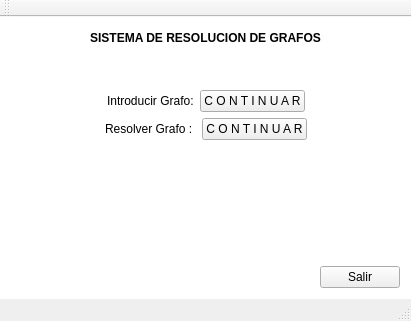
<?xml version="1.0" encoding="UTF-8"?>
<ui version="4.0">
 <class>Graph</class>
 <widget class="QMainWindow" name="Graph">
  <property name="geometry">
   <rect>
    <x>0</x>
    <y>0</y>
    <width>411</width>
    <height>321</height>
   </rect>
  </property>
  <property name="windowTitle">
   <string>Graph</string>
  </property>
  <widget class="QWidget" name="centralWidget">
   <property name="styleSheet">
    <string notr="true">#centralWidget{
		background: white;
		border-image: url(:/BUAP.png);
}
#verticalLayout_2{
		background: rgba(0,0,0,.5);
}
/*				FONDO_PRINCIPAL.jpg             */</string>
   </property>
   <layout class="QVBoxLayout" name="verticalLayout">
    <item>
     <layout class="QHBoxLayout" name="horizontalLayout_2">
      <item>
       <spacer name="horizontalSpacer_2">
        <property name="orientation">
         <enum>Qt::Horizontal</enum>
        </property>
        <property name="sizeHint" stdset="0">
         <size>
          <width>40</width>
          <height>20</height>
         </size>
        </property>
       </spacer>
      </item>
      <item>
       <widget class="QLabel" name="Tittle">
        <property name="styleSheet">
         <string notr="true">background: white;
font: 75 italic 15pt &quot;Rockwell&quot;;</string>
        </property>
        <property name="text">
         <string>&lt;html&gt;&lt;head/&gt;&lt;body&gt;&lt;p align=&quot;center&quot;&gt;&lt;span style=&quot; font-weight:600;&quot;&gt;SISTEMA DE RESOLUCION DE GRAFOS&lt;/span&gt;&lt;/p&gt;&lt;/body&gt;&lt;/html&gt;</string>
        </property>
       </widget>
      </item>
      <item>
       <spacer name="horizontalSpacer_4">
        <property name="orientation">
         <enum>Qt::Horizontal</enum>
        </property>
        <property name="sizeHint" stdset="0">
         <size>
          <width>40</width>
          <height>20</height>
         </size>
        </property>
       </spacer>
      </item>
     </layout>
    </item>
    <item>
     <spacer name="verticalSpacer_2">
      <property name="orientation">
       <enum>Qt::Vertical</enum>
      </property>
      <property name="sizeHint" stdset="0">
       <size>
        <width>10</width>
        <height>20</height>
       </size>
      </property>
     </spacer>
    </item>
    <item>
     <layout class="QVBoxLayout" name="verticalLayout_2">
      <item>
       <layout class="QHBoxLayout" name="INTRO">
        <item>
         <spacer name="horizontalSpacer_5">
          <property name="orientation">
           <enum>Qt::Horizontal</enum>
          </property>
          <property name="sizeHint" stdset="0">
           <size>
            <width>40</width>
            <height>20</height>
           </size>
          </property>
         </spacer>
        </item>
        <item>
         <widget class="QLabel" name="Introducir">
          <property name="styleSheet">
           <string notr="true">background:  white;
font: 75 10pt &quot;Times New Roman&quot;</string>
          </property>
          <property name="text">
           <string>Introducir Grafo:</string>
          </property>
         </widget>
        </item>
        <item>
         <widget class="QPushButton" name="introducir">
          <property name="text">
           <string>C O N T I N U A R</string>
          </property>
         </widget>
        </item>
        <item>
         <spacer name="horizontalSpacer_3">
          <property name="orientation">
           <enum>Qt::Horizontal</enum>
          </property>
          <property name="sizeHint" stdset="0">
           <size>
            <width>40</width>
            <height>20</height>
           </size>
          </property>
         </spacer>
        </item>
       </layout>
      </item>
      <item>
       <layout class="QHBoxLayout" name="Resolver">
        <item>
         <spacer name="horizontalSpacer_6">
          <property name="orientation">
           <enum>Qt::Horizontal</enum>
          </property>
          <property name="sizeHint" stdset="0">
           <size>
            <width>40</width>
            <height>20</height>
           </size>
          </property>
         </spacer>
        </item>
        <item>
         <widget class="QLabel" name="Resolver_3">
          <property name="styleSheet">
           <string notr="true">background: white;
font: 75 10pt &quot;Times New Roman&quot;</string>
          </property>
          <property name="text">
           <string>Resolver Grafo : </string>
          </property>
         </widget>
        </item>
        <item>
         <widget class="QPushButton" name="Resolver_2">
          <property name="text">
           <string>C O N T I N U A R</string>
          </property>
         </widget>
        </item>
        <item>
         <spacer name="horizontalSpacer">
          <property name="orientation">
           <enum>Qt::Horizontal</enum>
          </property>
          <property name="sizeHint" stdset="0">
           <size>
            <width>40</width>
            <height>20</height>
           </size>
          </property>
         </spacer>
        </item>
       </layout>
      </item>
     </layout>
    </item>
    <item>
     <spacer name="verticalSpacer_3">
      <property name="orientation">
       <enum>Qt::Vertical</enum>
      </property>
      <property name="sizeHint" stdset="0">
       <size>
        <width>20</width>
        <height>40</height>
       </size>
      </property>
     </spacer>
    </item>
    <item>
     <spacer name="verticalSpacer_4">
      <property name="orientation">
       <enum>Qt::Vertical</enum>
      </property>
      <property name="sizeHint" stdset="0">
       <size>
        <width>20</width>
        <height>40</height>
       </size>
      </property>
     </spacer>
    </item>
    <item>
     <spacer name="verticalSpacer">
      <property name="orientation">
       <enum>Qt::Vertical</enum>
      </property>
      <property name="sizeHint" stdset="0">
       <size>
        <width>20</width>
        <height>40</height>
       </size>
      </property>
     </spacer>
    </item>
    <item>
     <layout class="QHBoxLayout" name="horizontalLayout_3">
      <item>
       <spacer name="horizontalSpacer_7">
        <property name="orientation">
         <enum>Qt::Horizontal</enum>
        </property>
        <property name="sizeHint" stdset="0">
         <size>
          <width>40</width>
          <height>20</height>
         </size>
        </property>
       </spacer>
      </item>
      <item>
       <widget class="QPushButton" name="pushButton">
        <property name="text">
         <string>Salir</string>
        </property>
       </widget>
      </item>
     </layout>
    </item>
   </layout>
  </widget>
  <widget class="QMenuBar" name="menuBar">
   <property name="geometry">
    <rect>
     <x>0</x>
     <y>0</y>
     <width>411</width>
     <height>21</height>
    </rect>
   </property>
  </widget>
  <widget class="QToolBar" name="mainToolBar">
   <attribute name="toolBarArea">
    <enum>TopToolBarArea</enum>
   </attribute>
   <attribute name="toolBarBreak">
    <bool>false</bool>
   </attribute>
  </widget>
  <widget class="QStatusBar" name="statusBar"/>
 </widget>
 <layoutdefault spacing="6" margin="11"/>
 <resources/>
 <connections>
  <connection>
   <sender>pushButton</sender>
   <signal>clicked()</signal>
   <receiver>Graph</receiver>
   <slot>close()</slot>
   <hints>
    <hint type="sourcelabel">
     <x>400</x>
     <y>256</y>
    </hint>
    <hint type="destinationlabel">
     <x>330</x>
     <y>286</y>
    </hint>
   </hints>
  </connection>
 </connections>
</ui>
